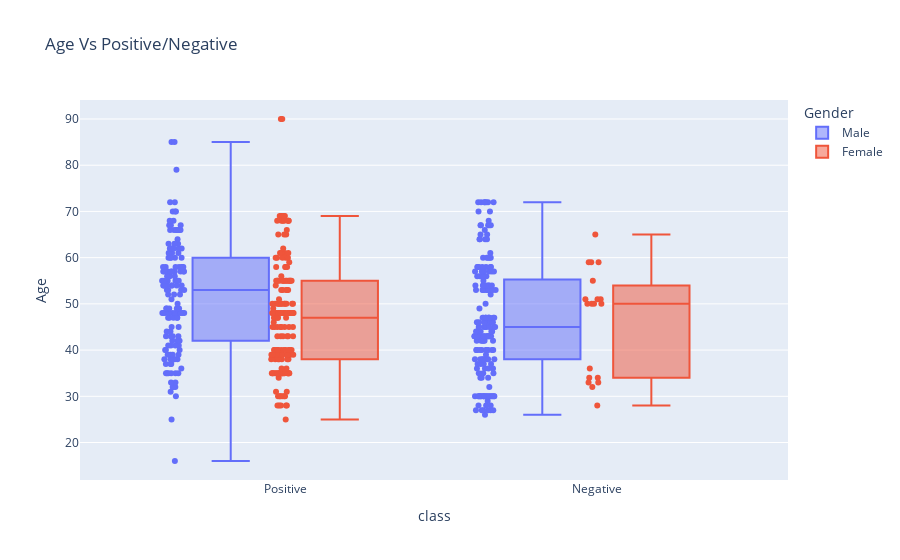

The code cell stored with this chart in its notebook:
### Markdown cell above
The data is free of skew. A normal distribution can be seen. The majority of positive cases are between the ages of 32 and 69.

### Code cell
genbox = px.box(Diabetes, y="Age", x="class", color="Gender", points="all", title= "Age Vs Positive/Negative")
genbox.show()

### Figure 1 — Plotly figure (JSON) as saved in the notebook; plotly's stock layout.template omitted (floating-point values rounded to 4 significant figures; data arrays with more than 128 entries replaced by an {"elided": "..."} marker saying what was removed)
{"data": [{"alignmentgroup": "True", "boxpoints": "all", "hovertemplate": "Gender=Male<br>class=%{x}<br>Age=%{y}<extra></extra>", "legendgroup": "Male", "marker": {"color": "#636efa"}, "name": "Male", "notched": false, "offsetgroup": "Male", "orientation": "v", "showlegend": true, "type": "box", "x": {"elided": "328 str values"}, "x0": " ", "xaxis": "x", "y": {"elided": "328 int values"}, "y0": " ", "yaxis": "y"}, {"alignmentgroup": "True", "boxpoints": "all", "hovertemplate": "Gender=Female<br>class=%{x}<br>Age=%{y}<extra></extra>", "legendgroup": "Female", "marker": {"color": "#EF553B"}, "name": "Female", "notched": false, "offsetgroup": "Female", "orientation": "v", "showlegend": true, "type": "box", "x": {"elided": "192 str values"}, "x0": " ", "xaxis": "x", "y": {"elided": "192 int values"}, "y0": " ", "yaxis": "y"}], "layout": {"boxmode": "group", "legend": {"title": {"text": "Gender"}, "tracegroupgap": 0}, "title": {"text": "Age Vs Positive/Negative"}, "xaxis": {"anchor": "y", "domain": [0, 1], "title": {"text": "class"}}, "yaxis": {"anchor": "x", "domain": [0, 1], "title": {"text": "Age"}}}}
